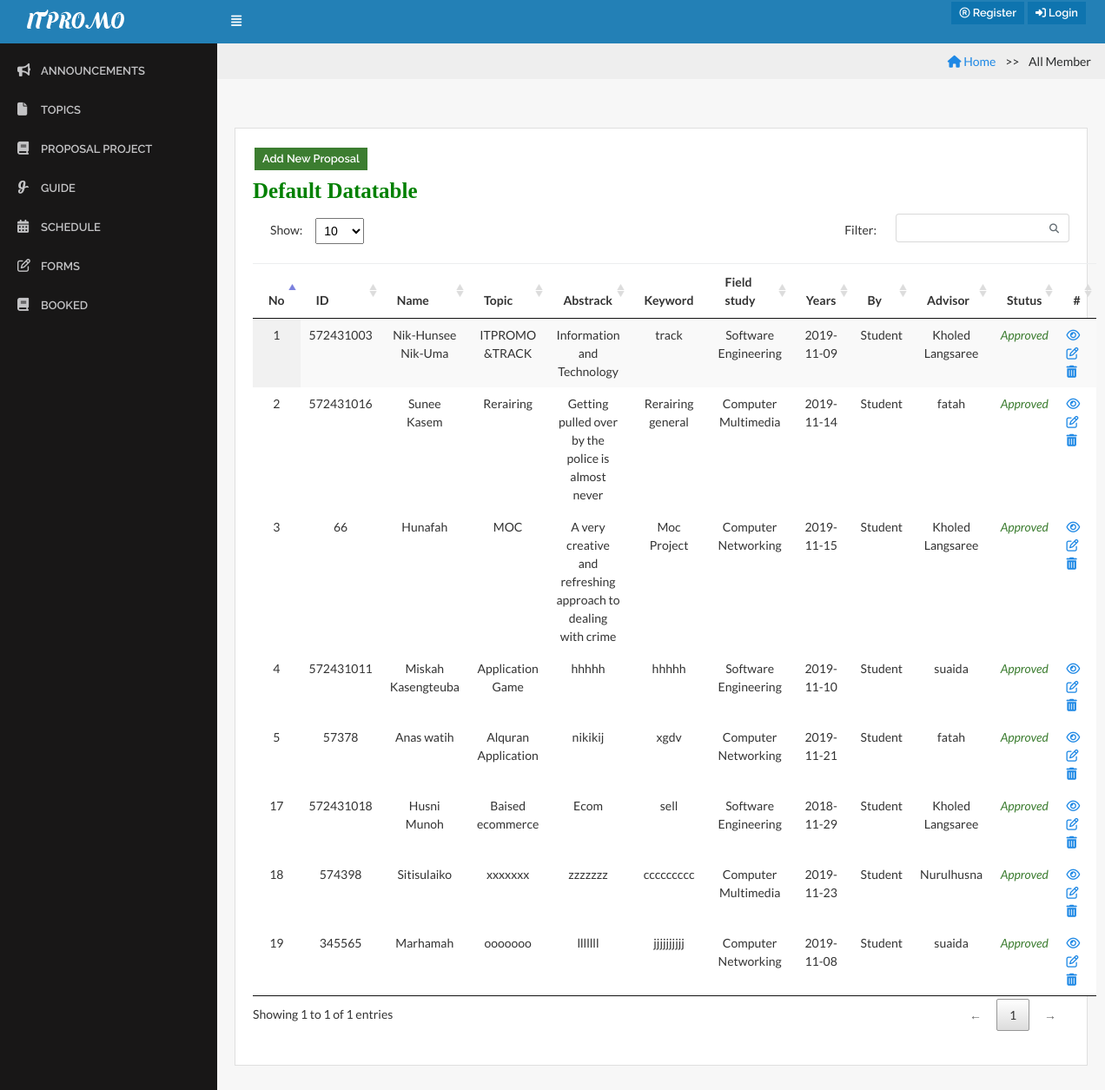
The page /index.php?page=add_proposal on the database as committed earlier.
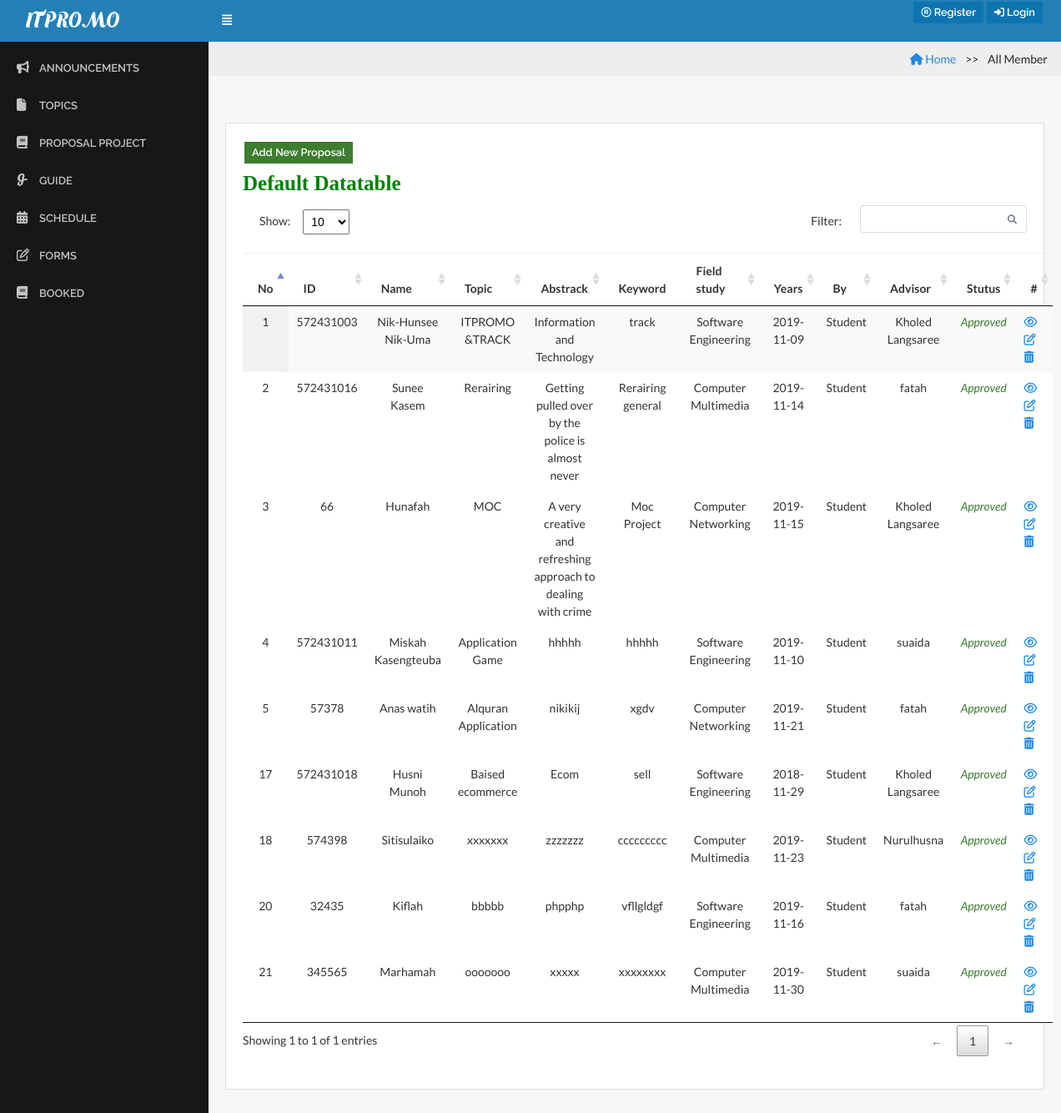
The same page on the database as committed later.
### tables this page shows
CREATE TABLE `topic_project` (
  `topic_id` int(11) NOT NULL,
  `topic_topic` varchar(255) NOT NULL,
  `topic_abstrack` varchar(255) NOT NULL,
  `topic_keyword` varchar(255) NOT NULL,
  `topic_fieldstudy` enum('1','2','3') NOT NULL COMMENT '1=Software Engineering, 2=Computer Multimedia, 3=Computer Networking',
  `topic_years` date NOT NULL,
  `status` enum('1','2') NOT NULL COMMENT '1=Approve,2=Not Approve',
  `advisergroup_id` int(20) NOT NULL,
  `Student_name` varchar(255) NOT NULL,
  `member_idcard` int(20) NOT NULL,
  `adviser` varchar(255) NOT NULL,
  `position` enum('Admin','Student') NOT NULL COMMENT '1=Admin,2=Student'
);

### admin/add_proposal.php (the view, shortened to what this page needs)
 <!DOCTYPE html>
 <html>
 <head>
 <ul class="breadcrumb">
 <li><a href="index.php"><i class="fa fa-home"></i> Home</a></li>
  <li class="active">All Member</li>
</ul>
                <div class="content">
                     <div class="row">
                        <div class="col-lg-12">
                            <div class="card">
                                <div class="card-block">
 <button type="button"  class="btn btn-success btn-sm" data-toggle="modal" data-target="#addproposal" style="margin-bottom: 10px;">
            <i class="glyphicon glyphicon-plus"></i>Add New Proposal
          </button>
                                    <h6 class="card-title text-bold">Default Datatable</h6>
     <?php
 $strSQL = "SELECT * FROM topic_project";
?>
   <table class="display datatable table table-stripped" cellspacing="0" width="100%">
          <thead>
             <tr>
              <th>No</th>
                            <th>ID</th>
                      <th>Name</th>
                      <th>Topic</th>
                      <th>Abstrack</th>
                      <th>Keyword</th>
                      <th>Field study</th>
                       <th>Years</th>
                       <th>By</th>
                       <th>Advisor</th>
                       <th>Stutus</th>
                       <th>#</th>
                 </tr>
               </thead>
       <?php
     if($result = $db->query($strSQL)){
             while($objResult = $result->fetch_object()){
            ?>
           <tbody>
            <tr>
             <td class="text-center"><?php echo $objResult->topic_id; ?></td>
                     <td class="text-center"><?php echo $objResult->member_idcard; ?></td>
                  <td class="text-center"><?php echo $objResult->Student_name; ?></td>
                    <td class="text-center"><?php echo $objResult->topic_topic; ?></td>
                     <td class="text-center"><?php echo $objResult->topic_abstrack; ?></td>
                     <td class="text-center"><?php echo $objResult->topic_keyword ?></td>
                   <td class="text-center"><?php echo fieldstudy($objResult->topic_fieldstudy); ?></td>
                   <td class="text-center"><?php echo $objResult->topic_years; ?></td>
                    <td class="text-center"><?php echo $objResult->position; ?></td>
                        <td class="text-center"><?php echo $objResult->adviser; ?></td>
                 <td class="text-center"><?php echo status($objResult->status); ?></td>
                    <td>
                  <a href="delete/check_delete.php?id=<?php echo $objResult->topic_id;?>" title="Confirm" onclick="return confirm('<?php echo $objResult->topic_topic;?>')"> <i class="fa fa-eye" aria-hidden="true"></i></a>
                     <a href="delete/check_delete.php?id=<?php echo$objResult->topic_id;?>" title="Confirm" onclick="return confirm('<?php echo  $objResult->topic_topic;?>')"> <i class="fa fa-edit" aria-hidden="true"></i>
                     <a href="delete/check_delete.php?id=<?php echo $objResult->topic_id;?>" title="Confirm" onclick="return confirm('<?php echo $objResult->topic_topic;?>')"> <i class="fa fa-trash" aria-hidden="true"></i>
                      </td>
           </tr>
                <?php
                 }
               }
                   ?>
                                        </tbody>
                                    </table>
                                </div>
                            </div>
                        </div>
                    </div>
                </div>
</body>
</html>

### menu/function.php (shortened to what this page needs)
<?php
function status($status){
	if($status != "0"){
		return "<span class='text-success'><i>Approved</i></span>";
	}else{
		return "<span class='text-danger'><i>Not Approved</i></span>";
	}
}
function fieldstudy($fieldstudy){
	if($fieldstudy == "1"){
		return "Software Engineering";
	}else if($fieldstudy == "2"){
	return "Computer Multimedia";
	}else if($fieldstudy == "3"){
			return "Computer Networking";
	}
}
?>

Rows that differ between the two databases and show on the page:
removed topic_project: topic_id "19", member_idcard "345565", Student_name "Marhamah", topic_topic "ooooooo", topic_abstrack "lllllll", topic_keyword "jjjjjjjjjj", topic_fieldstudy "Computer Networking", topic_years "2019-11-08", position "Student", adviser "suaida", status "Approved"
added topic_project: topic_id "20", member_idcard "32435", Student_name "Kiflah", topic_topic "bbbbb", topic_abstrack "phpphp", topic_keyword "vfllgldgf", topic_fieldstudy "Software Engineering", topic_years "2019-11-16", position "Student", adviser "fatah", status "Approved"
added topic_project: topic_id "21", member_idcard "345565", Student_name "Marhamah", topic_topic "ooooooo", topic_abstrack "xxxxx", topic_keyword "xxxxxxxx", topic_fieldstudy "Computer Multimedia", topic_years "2019-11-30", position "Student", adviser "suaida", status "Approved"
